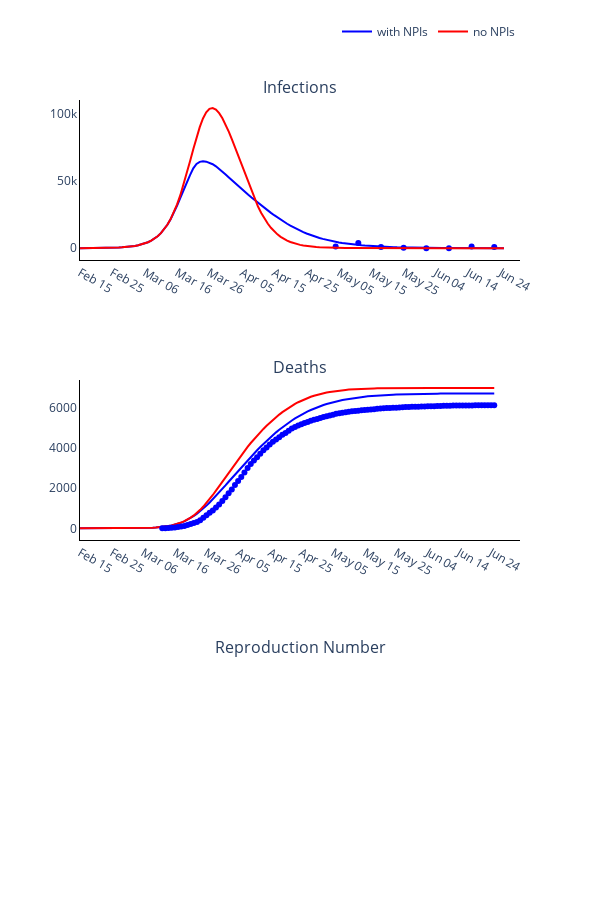

Write notebook code for a chart like this one.
### Code cell
# Trace names - represent the solver used for the simulation
trace_name = ['with NPIs', 'no NPIs']
titles = ['Infections', 'Deaths', 'Reproduction Number']

fig = go.Figure()
fig = make_subplots(rows=len(titles), cols=1, subplot_titles=tuple(titles), horizontal_spacing = 0.15)

# Plot (continuous predicted timeline and pointwise observed numbers each day)
for r, region in enumerate(regions):
    # Plot of infections
    fig.add_trace(
        go.Scatter(
            x=times,
            y=new_infec_pred[r].tolist(),
            mode='lines',
            name=trace_name[0],
            line_color=colours[r]
        ),
        row= 1,
        col= 1
    )

    fig.add_trace(
        go.Scatter(
            x=serology_times,
            y=np.sum(np.multiply(np.nan_to_num(np.divide(positives_data[r], tests[r])), susceptibles[r]), axis=1).tolist(),
            mode='markers',
            name=trace_name[r],
            showlegend=False,
            line_color=colours[r]
        ),
        row= 1,
        col= 1
    )

    fig.add_trace(
        go.Scatter(
            x=times,
            y=new_infec_pred_fix[r].tolist(),
            mode='lines',
            name=trace_name[1],
            line_color='red'
        ),
        row= 1,
        col= 1
    )

    # Plot deaths
    fig.add_trace(
        go.Scatter(
            x=times,
            y=np.cumsum(deaths_pred[r]).tolist(),
            mode='lines',
            name=trace_name[0],
            showlegend=False,
            line_color=colours[r]
        ),
        row= 2,
        col= 1
    )

    fig.add_trace(
        go.Scatter(
            x=times,
            y=np.cumsum(deaths_pred_fix[r]).tolist(),
            mode='lines',
            name=trace_name[1],
            showlegend=False,
            line_color='red'
        ),
        row= 2,
        col= 1
    )

    fig.add_trace(
        go.Scatter(
            x=deaths_times,
            y=np.cumsum(np.sum(deaths_data[r], axis=1)).tolist(),
            mode='markers',
            name=trace_name[r],
            showlegend=False,
            line_color=colours[r]
        ),
        row= 2,
        col= 1
    )

    # Plot reproduction number
    #fig.add_trace(
    #    go.Scatter(
    #        x=times,
    #        y=reprod_num_pred[r].tolist(),
    #        mode='lines',
    #        name=trace_name[r],
    #        showlegend=False,
    #        line_color=colours[r]
    #    ),
    #    row= 3,
    #    col= 1
    #)

# Add axis labels
fig.update_layout(
    width=600, 
    height=900,
    plot_bgcolor='white',
    xaxis=dict(
        linecolor='black',
        tickvals=np.arange(1, total_days, 10).tolist(),
        ticktext=['Feb 15', 'Feb 25', 'Mar 06', 'Mar 16', 'Mar 26', 'Apr 05', 'Apr 15', 'Apr 25', 'May 05', 'May 15', 'May 25', 'Jun 04', 'Jun 14', 'Jun 24']),
    yaxis=dict(linecolor='black'),
    xaxis2=dict(
        linecolor='black',
        tickvals=np.arange(1, total_days, 10).tolist(),
        ticktext=['Feb 15', 'Feb 25', 'Mar 06', 'Mar 16', 'Mar 26', 'Apr 05', 'Apr 15', 'Apr 25', 'May 05', 'May 15', 'May 25', 'Jun 04', 'Jun 14', 'Jun 24']),
    yaxis2=dict(linecolor='black'),
    xaxis3=dict(
        linecolor='black',
        tickvals=np.arange(1, total_days, 10).tolist(),
        ticktext=['Feb 15', 'Feb 25', 'Mar 06', 'Mar 16', 'Mar 26', 'Apr 05', 'Apr 15', 'Apr 25', 'May 05', 'May 15', 'May 25', 'Jun 04', 'Jun 14', 'Jun 24']),
    yaxis3=dict(linecolor='black'),
    legend=dict(
        orientation='h',
        yanchor="bottom",
        y=1.075,
        xanchor="right",
        x=1)
    )

# fig.write_image('images/Cummulative deaths-new_qs-NoHousehold increase.pdf')
fig.write_image('images/Cummulative deaths-new_qs.pdf')
fig.show()

### Figure 1 — Plotly figure (JSON) as saved in the notebook; plotly's stock layout.template omitted (floating-point values rounded to 4 significant figures; data arrays with more than 128 entries replaced by an {"elided": "..."} marker saying what was removed)
{"data": [{"line": {"color": "blue"}, "mode": "lines", "name": "with NPIs", "type": "scatter", "x": {"elided": "132 int values"}, "xaxis": "x", "y": {"elided": "132 float values"}, "yaxis": "y"}, {"line": {"color": "blue"}, "mode": "markers", "name": "with NPIs", "showlegend": false, "type": "scatter", "x": [80, 87, 94, 101, 108, 115, 122, 129], "xaxis": "x", "y": [1324.0, 3902.0, 1017.0, 372.9, 0, 0, 1378.0, 997.1, 982, 818.3, 241.0, 240.6, 0, 0, 827.9, 1296.0, 0, 1934.0, 2575.0, 2745.0, 709.9, 3286.0, 7272.0, 5684.0, 3567.0, 0, 6016.0, 7705.0, 8541.0, 0, 19160.0, 16580.0, 16990.0, 4429.0, 3429.0, 3375.0, 2405.0, 1205.0, 725.3, 1277.0, 6202.0, 998.6, 527.7, 1008.0, 0, 669.5, 446.0, 1265.0, 739.8, 6587.0, 6924.0, 5566.0, 3583.0], "yaxis": "y"}, {"line": {"color": "red"}, "mode": "lines", "name": "no NPIs", "type": "scatter", "x": {"elided": "132 int values"}, "xaxis": "x", "y": {"elided": "132 float values"}, "yaxis": "y"}, {"line": {"color": "blue"}, "mode": "lines", "name": "with NPIs", "showlegend": false, "type": "scatter", "x": {"elided": "132 int values"}, "xaxis": "x2", "y": {"elided": "132 float values"}, "yaxis": "y2"}, {"line": {"color": "red"}, "mode": "lines", "name": "no NPIs", "showlegend": false, "type": "scatter", "x": {"elided": "132 int values"}, "xaxis": "x2", "y": {"elided": "132 float values"}, "yaxis": "y2"}, {"line": {"color": "blue"}, "mode": "markers", "name": "with NPIs", "showlegend": false, "type": "scatter", "x": [27, 28, 29, 30, 31, 32, 33, 34, 35, 36, 37, 38, 39, 40, 41, 42, 43, 44, 45, 46, 47, 48, 49, 50, 51, 52, 53, 54, 55, 56, 57, 58, 59, 60, 61, 62, 63, 64, 65, 66, 67, 68, 69, 70, 71, 72, 73, 74, 75, 76, 77, 78, 79, 80, 81, 82, 83, 84, 85, 86, 87, 88, 89, 90, 91, 92, 93, 94, 95, 96, 97, 98, 99, 100, 101, 102, 103, 104, 105, 106, 107, 108, 109, 110, 111, 112, 113, 114, 115, 116, 117, 118, 119, 120, 121, 122, 123, 124, 125, 126, 127, 128, 129, 130, 131, 132], "xaxis": "x2", "y": {"elided": "471 int values"}, "yaxis": "y2"}], "layout": {"annotations": [{"font": {"size": 16}, "showarrow": false, "text": "Infections", "x": 0.5, "xanchor": "center", "xref": "paper", "y": 1, "yanchor": "bottom", "yref": "paper"}, {"font": {"size": 16}, "showarrow": false, "text": "Deaths", "x": 0.5, "xanchor": "center", "xref": "paper", "y": 0.6111, "yanchor": "bottom", "yref": "paper"}, {"font": {"size": 16}, "showarrow": false, "text": "Reproduction Number", "x": 0.5, "xanchor": "center", "xref": "paper", "y": 0.2222, "yanchor": "bottom", "yref": "paper"}], "height": 900, "legend": {"orientation": "h", "x": 1, "xanchor": "right", "y": 1.075, "yanchor": "bottom"}, "plot_bgcolor": "white", "width": 600, "xaxis": {"anchor": "y", "domain": [0, 1], "linecolor": "black", "ticktext": ["Feb 15", "Feb 25", "Mar 06", "Mar 16", "Mar 26", "Apr 05", "Apr 15", "Apr 25", "May 05", "May 15", "May 25", "Jun 04", "Jun 14", "Jun 24"], "tickvals": [1, 11, 21, 31, 41, 51, 61, 71, 81, 91, 101, 111, 121, 131]}, "xaxis2": {"anchor": "y2", "domain": [0, 1], "linecolor": "black", "ticktext": ["Feb 15", "Feb 25", "Mar 06", "Mar 16", "Mar 26", "Apr 05", "Apr 15", "Apr 25", "May 05", "May 15", "May 25", "Jun 04", "Jun 14", "Jun 24"], "tickvals": [1, 11, 21, 31, 41, 51, 61, 71, 81, 91, 101, 111, 121, 131]}, "xaxis3": {"anchor": "y3", "domain": [0, 1], "linecolor": "black", "ticktext": ["Feb 15", "Feb 25", "Mar 06", "Mar 16", "Mar 26", "Apr 05", "Apr 15", "Apr 25", "May 05", "May 15", "May 25", "Jun 04", "Jun 14", "Jun 24"], "tickvals": [1, 11, 21, 31, 41, 51, 61, 71, 81, 91, 101, 111, 121, 131]}, "yaxis": {"anchor": "x", "domain": [0.7778, 1], "linecolor": "black"}, "yaxis2": {"anchor": "x2", "domain": [0.3889, 0.6111], "linecolor": "black"}, "yaxis3": {"anchor": "x3", "domain": [0, 0.2222], "linecolor": "black"}}}
